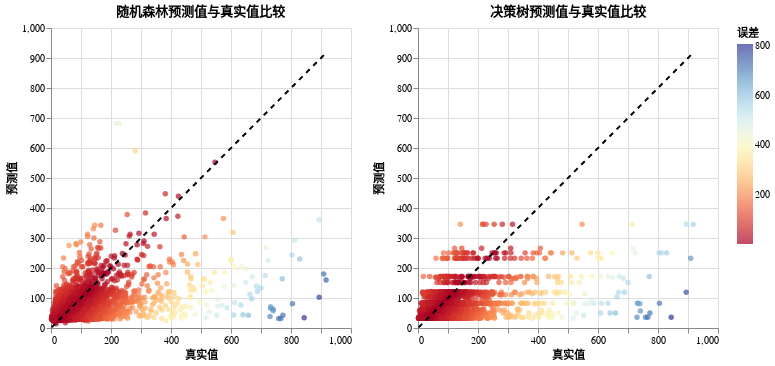

Here is the notebook cell this chart was saved with:
### Code cell
import altair as alt

x_domain = [comparison_df["真实值"].min(), comparison_df["真实值"].max()]
y_domain = x_domain

x_domain = [comparison_df["真实值"].min(), comparison_df["真实值"].max()]
y_domain = x_domain

# 误差
comparison_df["随机森林误差"] = abs(comparison_df["真实值"] - comparison_df["随机森林预测值"])
comparison_df["决策树误差"] = abs(comparison_df["真实值"] - comparison_df["决策树预测值"])

alt.data_transformers.disable_max_rows()

# 随机森林
rf_chart = (
    alt.Chart(comparison_df)
    .mark_point(filled=True)
    .encode(
        x=alt.X("真实值:Q", scale=alt.Scale(domain=x_domain), title="真实值"),
        y=alt.Y("随机森林预测值:Q", scale=alt.Scale(domain=y_domain), title="预测值"),
        color=alt.Color("随机森林误差:Q", scale=alt.Scale(scheme="redyellowblue"), title="误差"),
        tooltip=["真实值", "随机森林预测值", "随机森林误差"]
    )
    .properties(title="随机森林预测值与真实值比较", width=300, height=300)
)

# 决策树
dt_chart = (
    alt.Chart(comparison_df)
    .mark_point(filled=True)
    .encode(
        x=alt.X("真实值:Q", scale=alt.Scale(domain=x_domain), title="真实值"),
        y=alt.Y("决策树预测值:Q", scale=alt.Scale(domain=y_domain), title="预测值"),
        color=alt.Color("决策树误差:Q", scale=alt.Scale(scheme="redyellowblue"), title="误差"),
        tooltip=["真实值", "决策树预测值", "决策树误差"]
    )
    .properties(title="决策树预测值与真实值比较", width=300, height=300)
)

diagonal = alt.Chart(pd.DataFrame({'x': x_domain, 'y': y_domain})).mark_line(color='black', strokeDash=[5, 5]).encode(
    x='x:Q',
    y='y:Q'
)

comparison_chart = (
    alt.hconcat(
        rf_chart + diagonal,
        dt_chart + diagonal
    )
    .resolve_scale(x="shared", y="shared")
)

comparison_chart.show()

### Figure 1 — Vega-Lite specification as saved in the notebook (floating-point values rounded to 4 significant figures; data arrays with more than 128 entries replaced by an {"elided": "..."} marker saying what was removed)
{"config": {"view": {"continuousWidth": 300, "continuousHeight": 300}}, "hconcat": [{"layer": [{"data": {"name": "data-37b96af20ff6825851153cb77ab31408"}, "mark": {"type": "point", "filled": true}, "encoding": {"color": {"field": "随机森林误差", "scale": {"scheme": "redyellowblue"}, "title": "误差", "type": "quantitative"}, "tooltip": [{"field": "真实值", "type": "quantitative"}, {"field": "随机森林预测值", "type": "quantitative"}, {"field": "随机森林误差", "type": "quantitative"}], "x": {"field": "真实值", "scale": {"domain": [2.0, 917.0]}, "title": "真实值", "type": "quantitative"}, "y": {"field": "随机森林预测值", "scale": {"domain": [2.0, 917.0]}, "title": "预测值", "type": "quantitative"}}, "title": "随机森林预测值与真实值比较"}, {"data": {"name": "data-bd344f42d43850b3741cbb19b57424b1"}, "mark": {"type": "line", "color": "black", "strokeDash": [5, 5]}, "encoding": {"x": {"field": "x", "type": "quantitative"}, "y": {"field": "y", "type": "quantitative"}}}], "height": 300, "width": 300}, {"layer": [{"data": {"name": "data-37b96af20ff6825851153cb77ab31408"}, "mark": {"type": "point", "filled": true}, "encoding": {"color": {"field": "决策树误差", "scale": {"scheme": "redyellowblue"}, "title": "误差", "type": "quantitative"}, "tooltip": [{"field": "真实值", "type": "quantitative"}, {"field": "决策树预测值", "type": "quantitative"}, {"field": "决策树误差", "type": "quantitative"}], "x": {"field": "真实值", "scale": {"domain": [2.0, 917.0]}, "title": "真实值", "type": "quantitative"}, "y": {"field": "决策树预测值", "scale": {"domain": [2.0, 917.0]}, "title": "预测值", "type": "quantitative"}}, "title": "决策树预测值与真实值比较"}, {"data": {"name": "data-bd344f42d43850b3741cbb19b57424b1"}, "mark": {"type": "line", "color": "black", "strokeDash": [5, 5]}, "encoding": {"x": {"field": "x", "type": "quantitative"}, "y": {"field": "y", "type": "quantitative"}}}], "height": 300, "width": 300}], "resolve": {"scale": {"x": "shared", "y": "shared"}}, "$schema": "https://vega.github.io/schema/vega-lite/v5.20.1.json", "datasets": {"data-37b96af20ff6825851153cb77ab31408": {"elided": "8098 records"}, "data-bd344f42d43850b3741cbb19b57424b1": [{"x": 2.0, "y": 2.0}, {"x": 917.0, "y": 917.0}]}}
